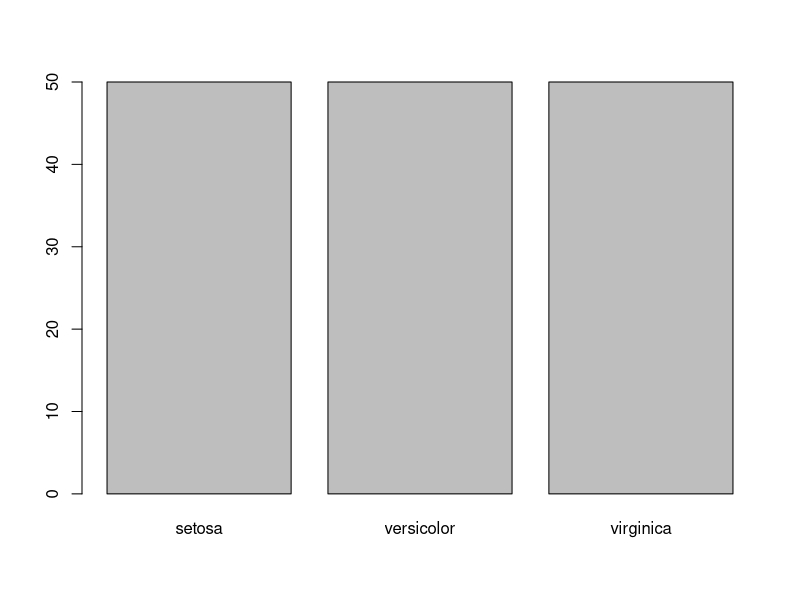
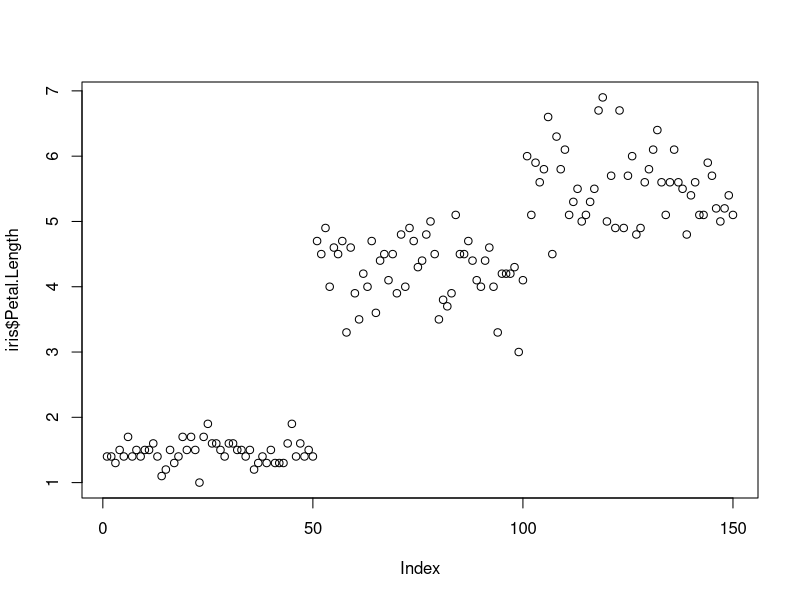
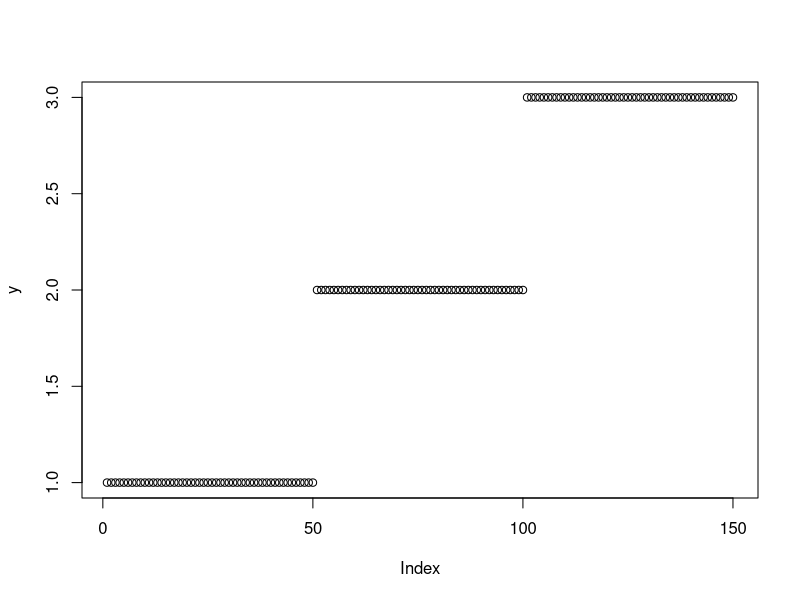
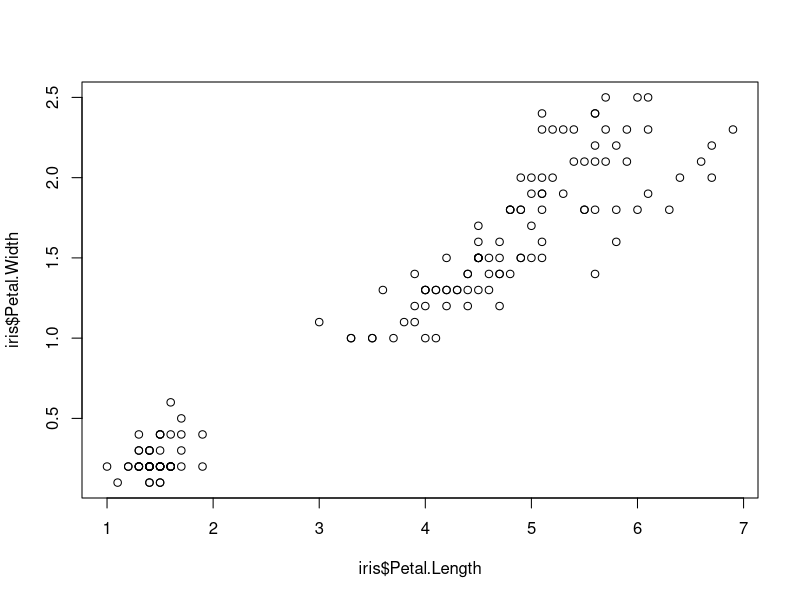
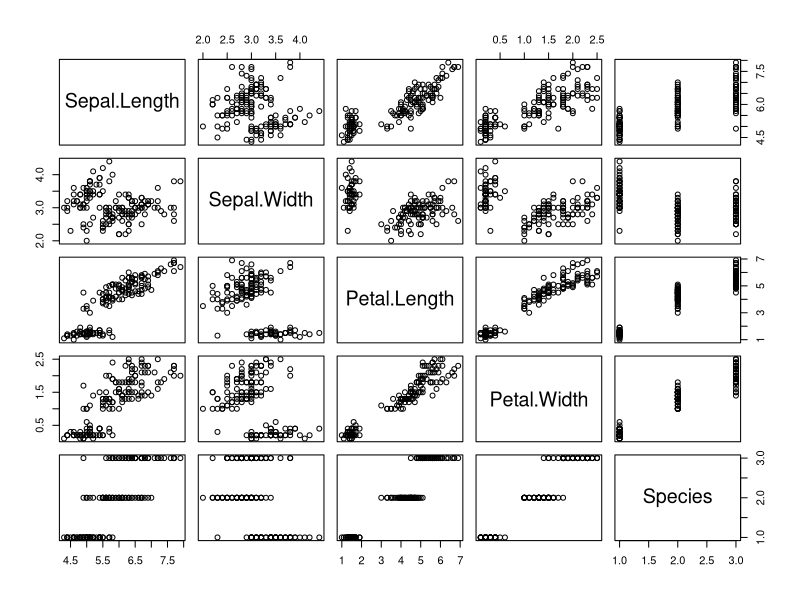
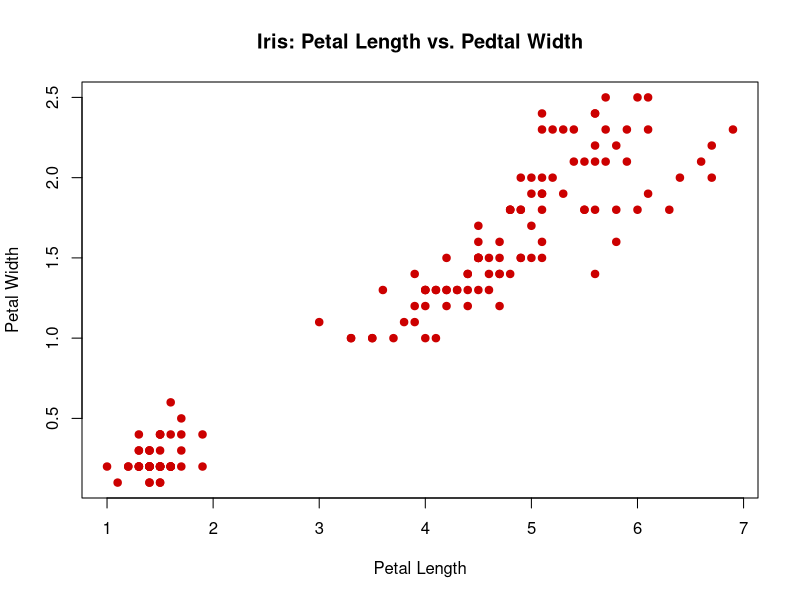
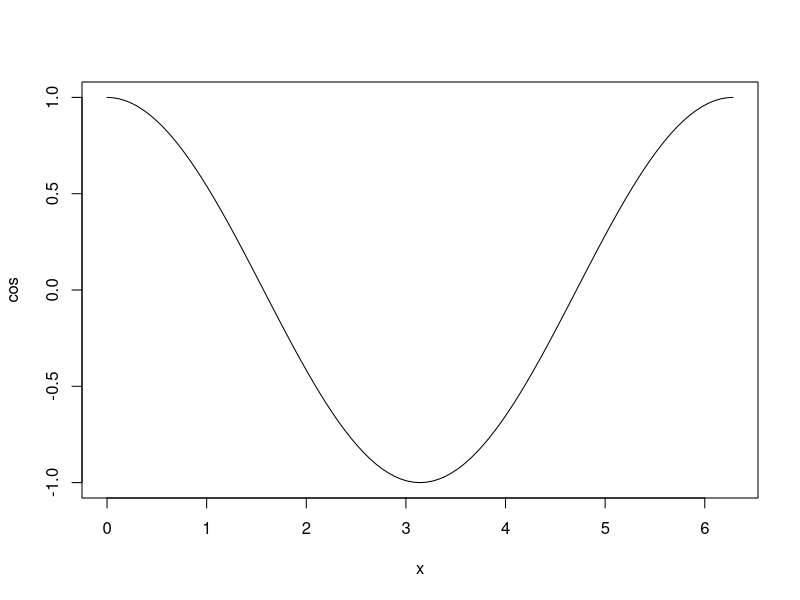
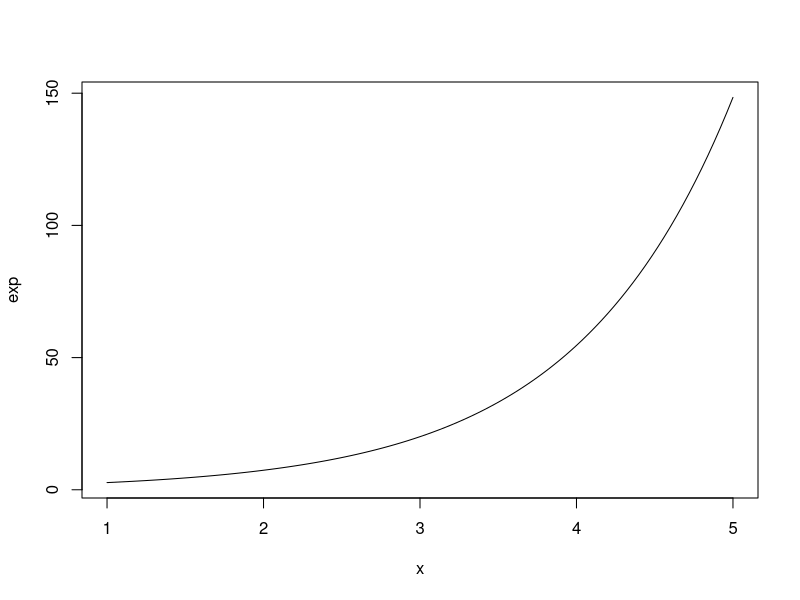

Reproduce these figures in R, in order.
library(datasets)

head(iris)

plot(iris$Species)
plot(iris$Petal.Length)
plot(iris$Species, iris$Petal.width)
plot(iris$Petal.Length, iris$Petal.Width)
plot(iris)

plot(iris$Petal.Length,iris$Petal.Width,
     col = "#cc0000",
     pch= 19,
     main = "Iris: Petal Length vs. Pedtal Width",
     xlab = "Petal Length",
     ylab = "Petal Width")

plot(cos,0, 2*pi)
plot(exp, 1 , 5)
plot(dnorm, -3, +3)
plot(dnorm, -3, +3,
     col = "#CC0000",
     lwd = 5,
     main = "Standard Normal Distribution",
     xlab = "z-scores",
     ylab = "Density")
